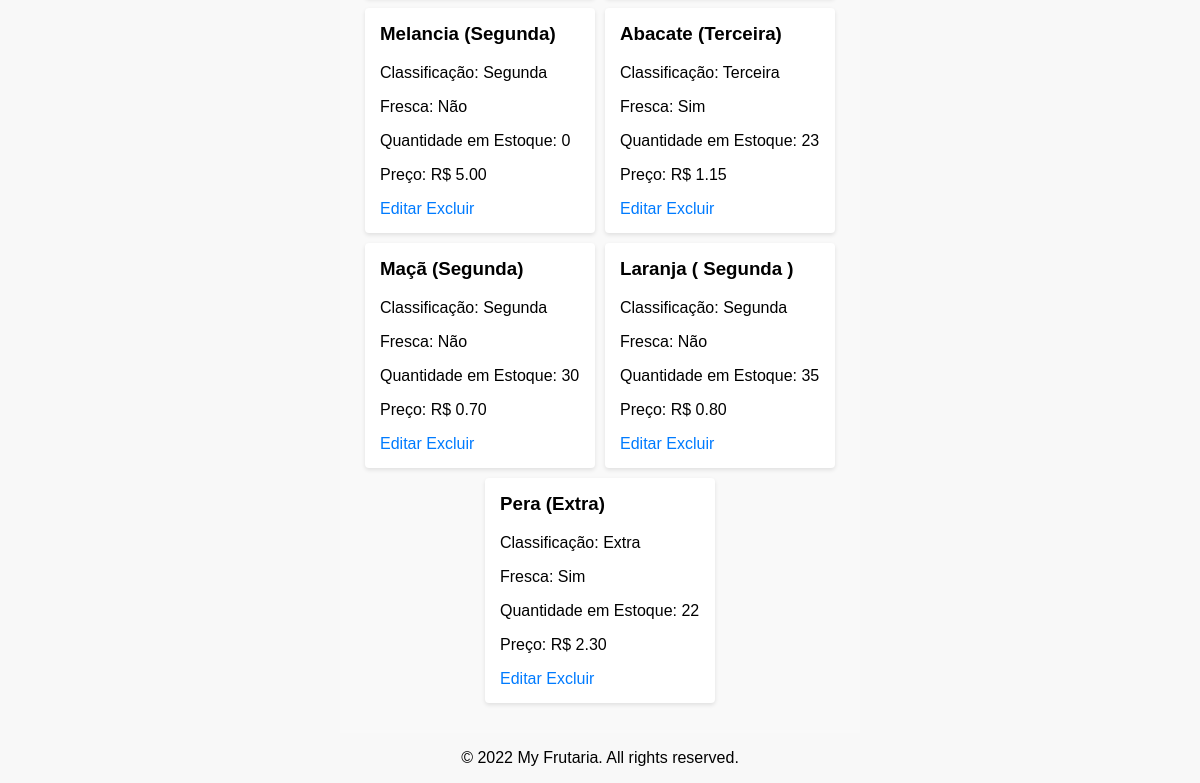
Before: /create_fruit/ (lower part) with the older database file.
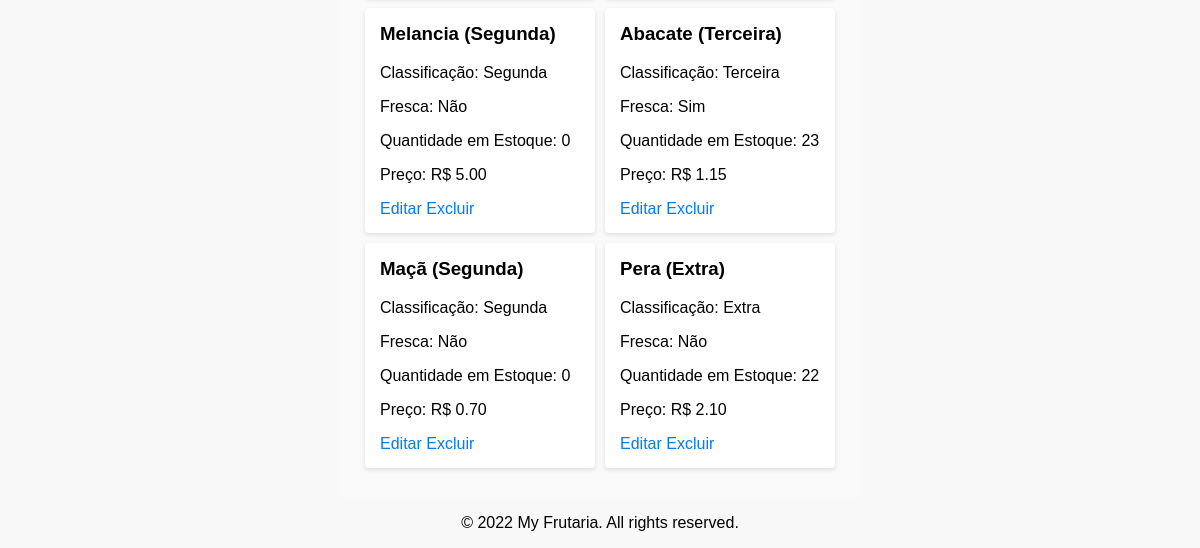
After: the same page with the newer database file.
### frutaria/models.py (models this page shows)
class Fruta(models.Model):
    nome = models.CharField(max_length=100)
    classificacao = models.CharField(max_length=100)
    fresca = models.BooleanField(default=True)
    qtd_estoque = models.IntegerField()
    preco = models.FloatField(default=0.00)

### frutaria/views.py (the view, shortened to what this page needs)
# urls.py: path('create_fruit/', views.create_fruit, name='create_fruit'),
def create_fruit(request):
    if request.method == 'GET':
        frutas = Fruta.objects.all()
        return render(request, 'create_fruit.html', {'frutas': frutas})

### frutaria/templates/create_fruit.html (shortened to what this page needs)
{% extends 'base.html' %}
{% block content %}
    <div class="container">
        <div class="lista-frutas">
            {% for fruta in frutas %}
                <div class="fruta">
                    <h3>{{ fruta.nome }}</h3>
                    <p>Classificação: {{ fruta.classificacao }}</p>
                    <p>Fresca: {% if fruta.fresca %}Sim{% else %}Não{% endif %}</p>
                    <p>Quantidade em Estoque: {{ fruta.qtd_estoque }}</p>
                    <p>Preço: R$ {{ fruta.preco|floatformat:2 }}</p>
                    <a href="{% url 'fruit_edit' fruta.id %}" class="link">Editar</a>
                    <a href="{% url 'fruit_delete' fruta.id %}" class="link">Excluir</a>
                </div>
            {% empty %}
                <p>Nenhuma fruta cadastrada.</p>
            {% endfor %}
        </div>
    </div>
{% endblock %}

Changed rows visible on the page:
removed Fruta: nome "Laranja ( Segunda )", classificacao "Segunda", fresca "Não", qtd_estoque "35", preco "0.80"
changed Fruta "Maçã (Segunda)": qtd_estoque "30" → "0"
changed Fruta "Pera (Extra)": preco "2.30" → "2.10"; fresca "Sim" → "Não"
